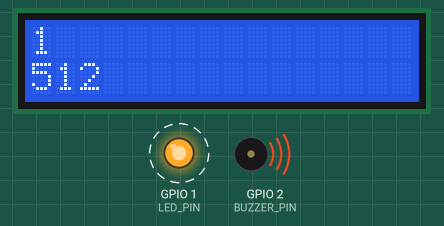
This program was run on a simulated ESP32-S3. Parts: 16×2 character LCD, output pins drawn as LEDs (lit = HIGH), buzzer (waves = sounding). Dashed ring = blinking. What the program prints to the serial monitor is not drawn.

Above: at 0.14 s.
At 8.86 s:
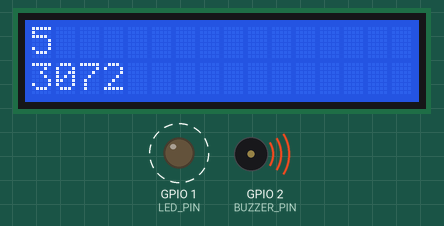
At 17.44 s:
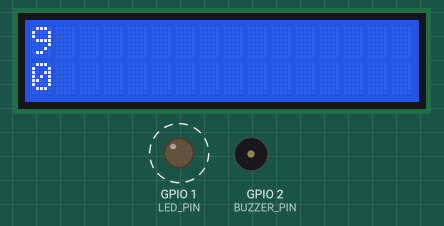
At 34.97 s:
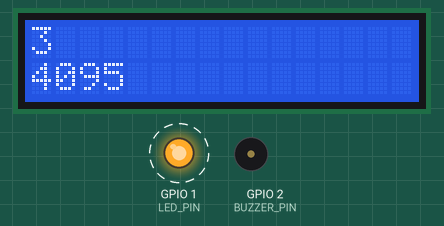
Timing chart, 0 to 40.0 s (numbered marks = the images above):
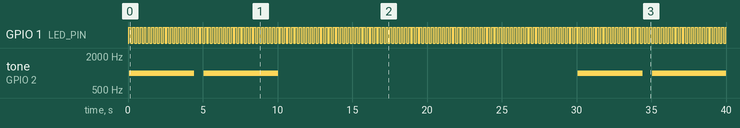

Measured:
- by itself, GPIO 1 (LED_PIN): alternates HIGH for 0.13 s and LOW for 0.13 s
- by itself, tone on GPIO 2 (BUZZER_PIN): goes 1000 Hz 4.3 s, silent 0.62 s, 1000 Hz 5.0 s, silent 20.0 s, 1000 Hz 4.3 s, silent 0.62 s, then 1000 Hz
- what the display in image 0 shows lasts 0.6 s, from 0.1 s to 0.7 s

The program:

main.cpp
```cpp
#include <Arduino.h>
#include <Wire.h>
#include <LiquidCrystal_I2C.h>

#define MAX_TASKS 5

// Task states
#define RUNNING 0
#define READY 1
#define SLEEPING 2
#define HALTED 3

// Periods for each task
#define LED_BLINK_INTERVAL 125
#define LCD_UPDATE_INTERVAL 2000
#define MUSIC_PLAY_INTERVAL 600 // delay between notes
#define ALPHABET_PRINT_INTERVAL 500
#define PRIORITY_UPDATE_INTERVAL 30000

#define MUSIC_BASE_FREQUENCY 150 // A4 note frequency in Hz

// LCD Stuff
#define LCD_ADDRESS 0x27
#define CHANNEL 0
#define FREQ 1000
#define RES 12

// Pins
#define LED_PIN 1
#define BUZZER_PIN 2

LiquidCrystal_I2C lcd(LCD_ADDRESS, 16, 2);

void sleep_me(unsigned int ms);
void halt_me();

// 12-bit PWM resolution: 0–4095
// Channel frequency: 1000 Hz
// 10-note sequence for buzzer output

int buzzer_notes[10] = {
    512,   // C
    1024,  // D
    1536,  // E
    2048,  // F
    2560,  // G
    3072,  // A
    3584,  // B
    4095,  // High C
    2048,  // F
    1024   // D
};

// Task information
typedef struct TCB {
  void (*function)(); // pointer to the task function
  unsigned short int state; // current state of the task
  unsigned int lastRunTime; // last time the task was run
  unsigned short int priority; // task run priority (lower number = higher priority)
  unsigned int period; // How often the task should be run
  bool reset; // if the task is supposed to reset itself
} TCB;

// Each task priority scheme
int schemeTable[3][4] = {
                  {2, 3, 4, 5},
                  {5, 4, 2, 3},
                  {2, 2, 2, 2}
                  };

// List of tasks and the current task
TCB taskList[MAX_TASKS];
TCB *currentTask;

// Write a line of text to one of the LCD rows
void writeRow(int row, String line) {
  lcd.setCursor(0,row);
  lcd.print("                ");
  lcd.setCursor(0,row);
  lcd.print(line);
}

// Blink an LED at a specific frequency
void taskA() {
    static bool currentState = 0;
    if (currentTask->reset) currentState = 0;

    currentState = !currentState;
    digitalWrite(LED_PIN, currentState);
    sleep_me(LED_BLINK_INTERVAL);
}

// Increment a number on the LCD screen
void taskB() {
  static unsigned int timesRun = 0;
  static unsigned int loopsRun = 0;
  if (currentTask->reset) {
    timesRun = 0;
    loopsRun = 0;
  }

  if (timesRun < 10) {
    writeRow(0, String(timesRun + 1)); // to be made
    timesRun++;
  }
  if (timesRun == 10) {
    loopsRun++;
    timesRun = 0;
  }

  if (loopsRun == 2) {
    halt_me();
  } else {
    sleep_me(LCD_UPDATE_INTERVAL);
  }
}

// Play a note to the buzzer
void taskC() {
  static unsigned int timesRun = 0;
  static unsigned int loopsRun = 0;
  if (currentTask->reset) {
    timesRun = 0;
    loopsRun = 0;
  }
  unsigned int note = 0;

  if (timesRun < 10) {
    note = buzzer_notes[timesRun];
    writeRow(1, String(note));
    ledcWrite(0, note);
    timesRun++;
  }
  if (timesRun == 9) {
    loopsRun++;
    timesRun = 0;
  }

  if (loopsRun == 2) {
    halt_me();
    ledcWrite(0, 0); // turn off buzzer
    writeRow(1, String(0));
  } else {
    sleep_me(MUSIC_PLAY_INTERVAL);
  }
}

// Print the alphabet to the screen one char at a time
void taskD() {
  static unsigned int currentChar = 65; // increment at the end of the function
  static unsigned int loopsRun = 0;
  if (currentTask->reset) {
    currentChar = 65;
    loopsRun = 0;
  }
  if (currentChar < 91) {
    Serial.println(char(currentChar));
    currentChar++;
  }  else if (currentChar == 91) {
    loopsRun++;
    currentChar = 65;
  }

  if (loopsRun == 2) {
    halt_me();
  } else {
    sleep_me(ALPHABET_PRINT_INTERVAL);
  }
}

// Update the priority of the tasks
void taskE() {
  // Task E code here
  static unsigned int currentScheme = 1; // wrap around from 1 to 3
  for (int i = 0; i < MAX_TASKS - 1; i++) {
    taskList[i].priority = schemeTable[currentScheme - 1][i];
    taskList[i].state = READY; // Restart all tasks
    taskList[i].reset = true;
  }
  Serial.println("Updated Priority Scheme to Scheme " + String(currentScheme));
  currentScheme = (currentScheme % 3) + 1;
  sleep_me(PRIORITY_UPDATE_INTERVAL);
}

// Sleep the current task
void sleep_me(unsigned int ms) {
  currentTask->state = SLEEPING;
  currentTask->lastRunTime = millis();
  currentTask->period = ms;
  currentTask->reset = false;
}

// Halt the current task
void halt_me() {
  currentTask->state = HALTED;
  currentTask->reset = false;
}

// Setup the task list
void setup() {
  Serial.begin(9600);

  lcd.begin();
  pinMode(LED_PIN, OUTPUT);
  ledcSetup(CHANNEL, FREQ, RES);
  ledcAttachPin(BUZZER_PIN, CHANNEL);

  taskList[0] = {taskA, READY, 0, 2, LED_BLINK_INTERVAL};           // TASK A: Blinking LED
  taskList[1] = {taskB, READY, 0, 3, LCD_UPDATE_INTERVAL};          // TASK B: LCD Counter
  taskList[2] = {taskC, READY, 0, 4, MUSIC_PLAY_INTERVAL};          // TASK C: Music Player
  taskList[3] = {taskD, READY, 0, 5, ALPHABET_PRINT_INTERVAL};      // TASK D: Alphabet Printer
  taskList[4] = {taskE, READY, 0, 1, PRIORITY_UPDATE_INTERVAL};  // TASK E: Priority Updater

}

// Priority non-preemptive scheduler
void loop() {
  bool ranTask = false; // whether or not we have actually run a task yet

  // loop through every priority
  for (int currentPriority = 1; currentPriority <= 5; currentPriority++) {

    // loop through every task in the list
    for (int i = 0; i < MAX_TASKS; i++) {
      currentTask = &taskList[i];

      // if the task matches the current priority level
      if (taskList[i].priority == currentPriority) {

        // Behavior based on the task's state
        if (taskList[i].state == HALTED) { // skip if halted
          continue;
        // If sleeping, check if it should wake up, and continue search for more tasks to run
        } else if (taskList[i].state == SLEEPING) {
          if (millis() - taskList[i].lastRunTime >= taskList[i].period) {
            taskList[i].state = READY;
          }
          continue;
        // run the task if it is ready, then break out (search complete)
        } else if (taskList[i].state == READY) {
          taskList[i].state = RUNNING;
          taskList[i].function();
          // return from task here, tasks are responsible for calling sleep_me and halt_me
          ranTask = true;
          break;
        } else { // skip if running or unknown state
          continue;
        }
      }
    }
    if (ranTask) break; // restart search from highest priority level if we ran a task
  }
}
```
